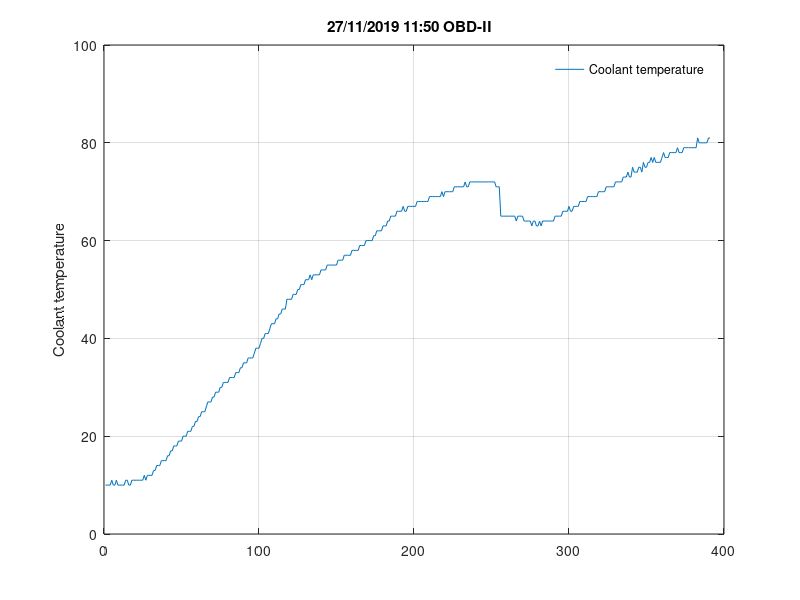

Write MATLAB code to recreate this figure.
time = [10  10  10  10  11  10  10  11  10  10  10  10  10  11  11  10  10  11  11  11  11  11  11  11  11  12  11  12  12  12  12  13  13  14  14  14  15  15  15  15  16  16  17  17  18  18  18  19  19  19  20  20  20  21  21  21  22  22  23  23  24  24  25  25  25  26  27  27  27  28  28  29  29  29  30  30  31  31  31  31  32  32  32  32  33  33  33  34  34  35  35  35  36  36  36  36  37  38  38  38  39  40  40  41  41  41  42  43  43  43  44  44  45  45  46  46  46  48  48  48  48  49  49  49  50  50  51  51  51  52  52  52  53  52  53  53  53  53  53  54  54  54  54  55  55  55  55  55  55  55  56  56  56  56  57  57  57  57  57  58  58  58  58  58  59  59  59  59  60  60  60  60  60  61  61  62  62  62  62  63  63  63  64  64  65  65  65  65  66  66  66  66  67  66  66  67  67  67  67  67  67  68  68  68  68  68  68  68  68  69  69  69  69  69  69  69  69  70  69  70  70  70  70  70  70  71  71  71  71  71  71  71  72  71  71  72  72  72  72  72  72  72  72  72  72  72  72  72  72  72  72  72  71  71  71  65  65  65  65  65  65  65  65  65  65  64  65  65  65  65  64  64  64  64  64  63  64  64  63  63  64  63  64  64  64  64  64  64  64  64  65  65  65  65  65  66  66  66  66  67  66  66  67  67  67  67  68  68  68  68  68  69  69  69  69  69  69  69  70  70  70  70  70  71  71  71  71  71  71  72  72  72  72  72  73  73  73  74  73  73  75  74  74  74  75  75  74  76  75  75  76  76  77  76  77  76  76  76  76  77  78  77  77  77  78  78  78  78  78  79  78  78  78  79  79  79  79  79  79  79  79  79  81  80  80  80  80  80  80  81  81];
plot(time);
title(['27/11/2019 11:50 OBD-II  '])
ylabel('Coolant temperature')
grid
legend('Coolant temperature ')
legend boxoff
